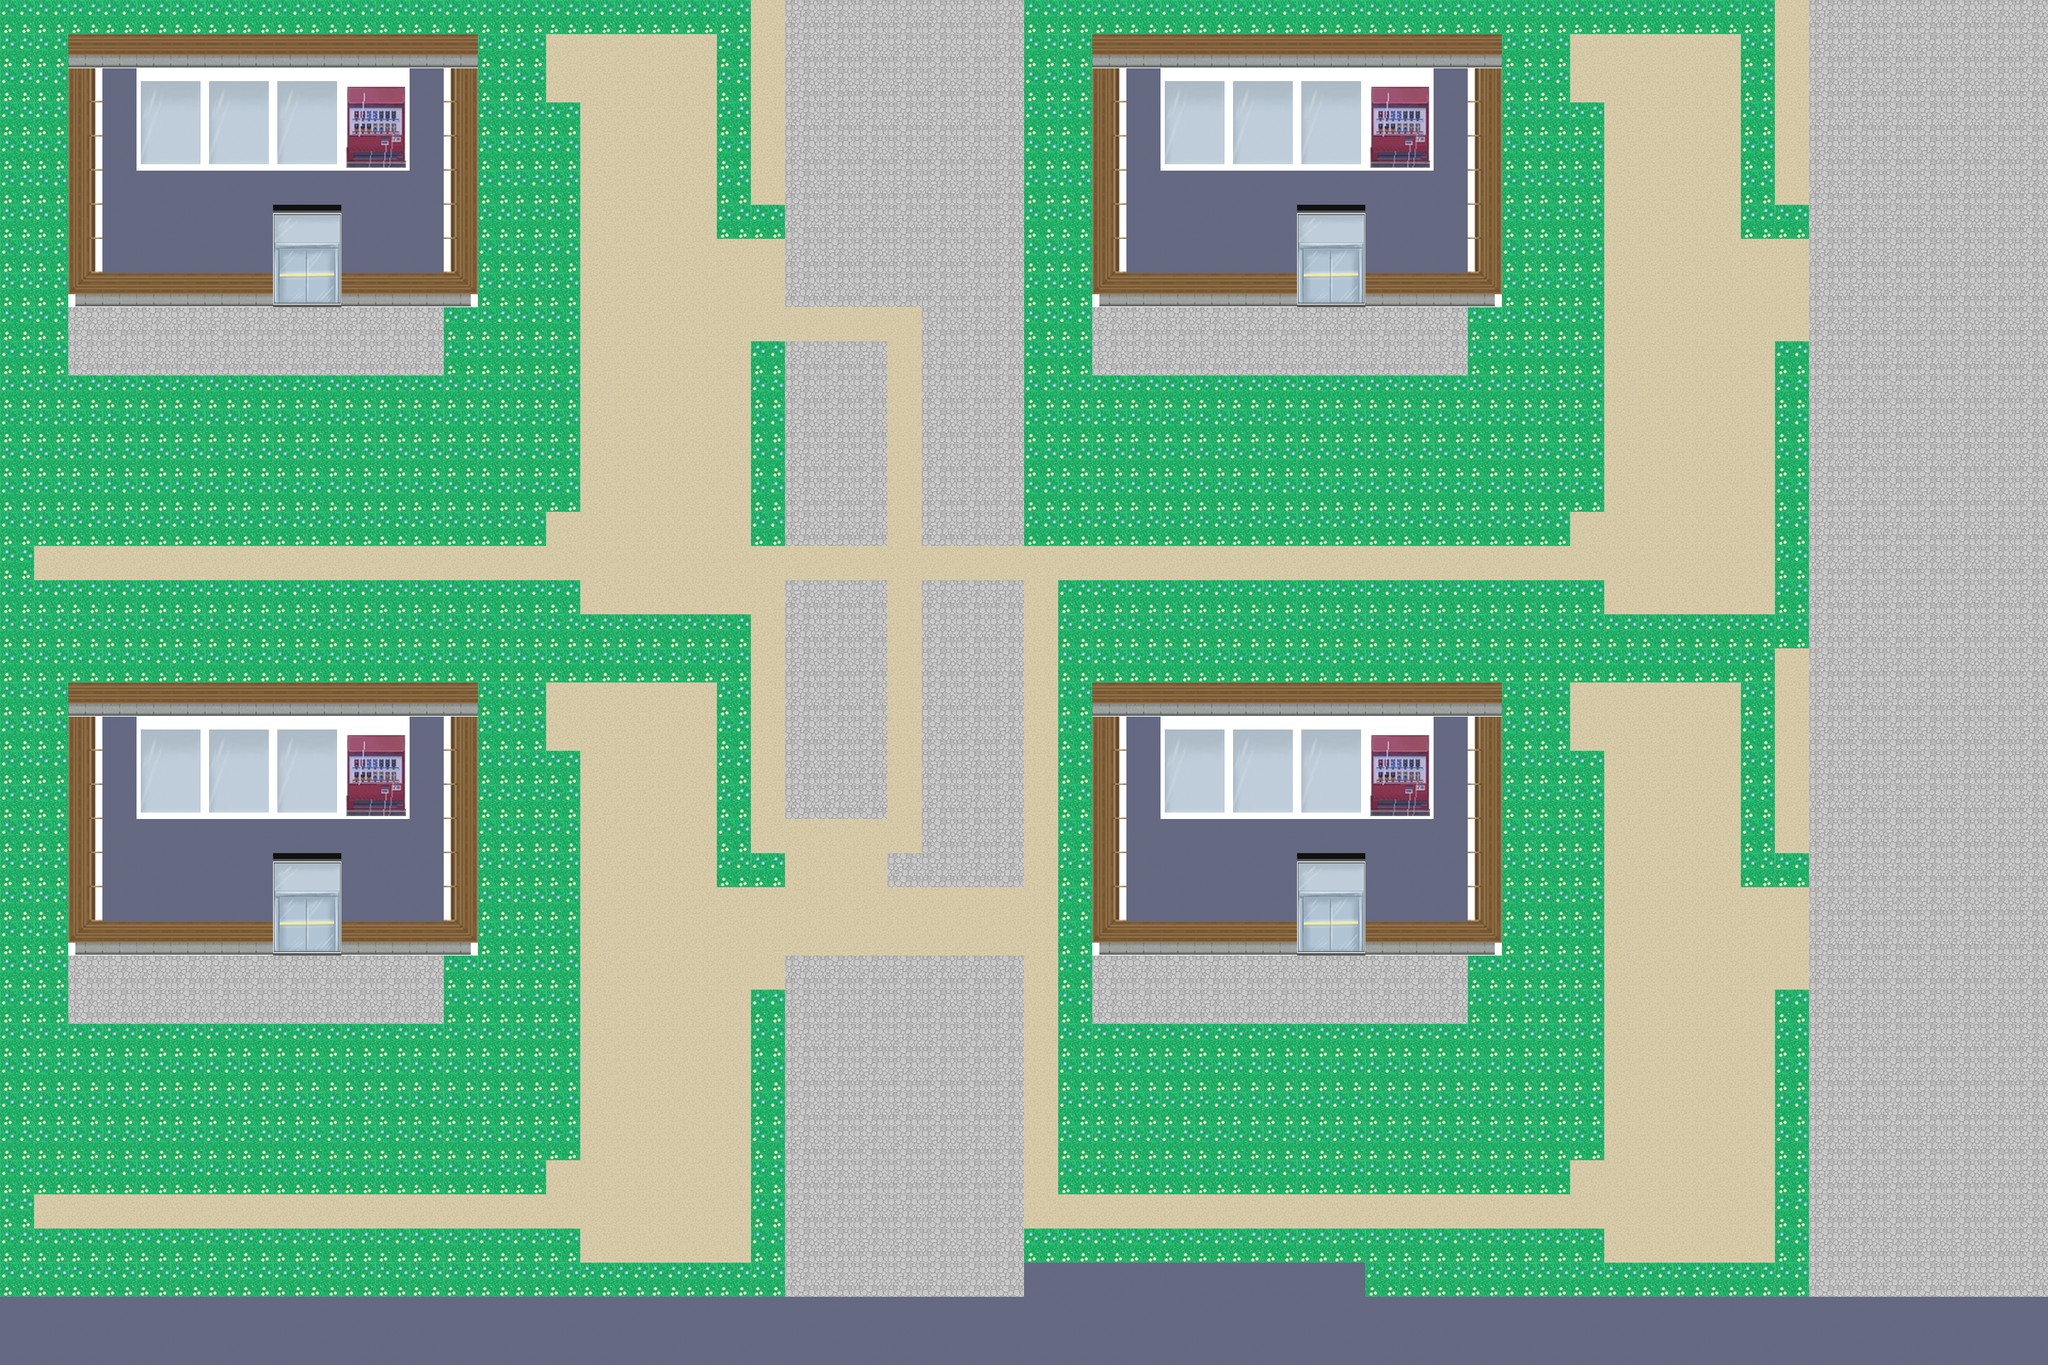

The image is a tile-based game level rendered from a .tmx file. Its description and source (layers, tilesets, objects; grid data summarised) follow:
An orthogonal 60x40 tile map with 48x48 px tiles, 1 tile layer (Calque de Tile 1).

<map version="1.0" orientation="orthogonal" width="60" height="40" tilewidth="48" tileheight="48">
 <tileset firstgid="1" name="tilesheet" tilewidth="48" tileheight="48">
  <image source="../img/tilesheet.png" width="480" height="960" />
 </tileset>
 <layer name="Calque de Tile 1" width="60" height="40">
  <data>[2400 cells, 2400 non-empty, 27 distinct tile ids]</data>
 </layer>
</map>
